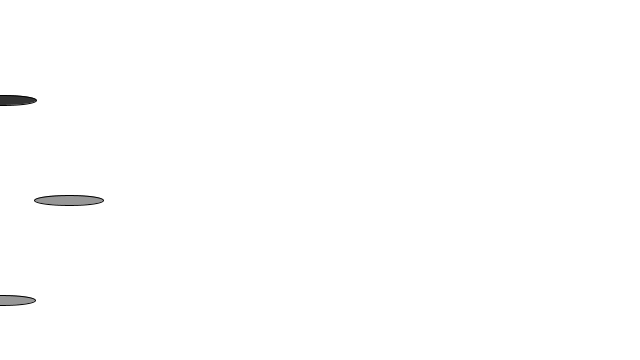
Frame 1 (no input)
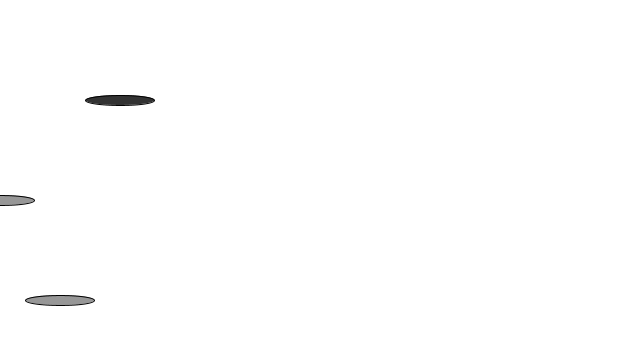
Frame 60 (the mouse pressed at the canvas centre just before this capture)
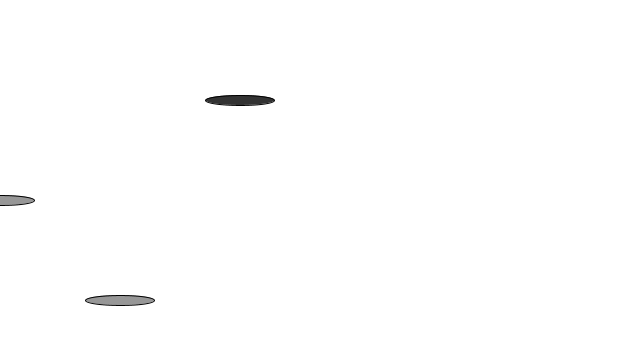
Frame 120 (the mouse held since frame 60 and released just before this capture)

The Processing sketch that drew these frames (run headless with seeded random() and noise(); from frame 60 on, the mouse is pressed at the canvas centre):

// Processing sketch: TreBiler
// ── TreBiler.pde
Car rect1;
Car rect2;
Car rect3;

void setup() {
  size(640, 360);
  rect1 = new Car(color(51), 0, 100, 2); 
  rect2 = new Car(color(151), 0, 300, 1);
  rect3 = new Car(color(151), 0, 200, 69);
}

void draw() {
  background(255);
  rect1.move();
  rect1.display();
  rect2.move();
  rect2.display();
  rect3.move();
  rect3.display();
}

class Car {
  color c;
  float xpos;
  float ypos;
  float xspeed;

  Car(color tempC, float tempXpos, float tempYpos, float tempXspeed) { // The Constructor is defined with arguments.
    c = tempC;
    xpos = tempXpos;
    ypos = tempYpos;
    xspeed = tempXspeed;
  }

  void display() {
    stroke(0);
    fill(c);
    ellipseMode(CENTER);
    ellipse(xpos, ypos, 69, 10);
  }

  void move() {
    xpos = xpos + xspeed;
    if (xpos > width || xpos == 0) {
      xspeed = xspeed * -1;
    }
  }
}
